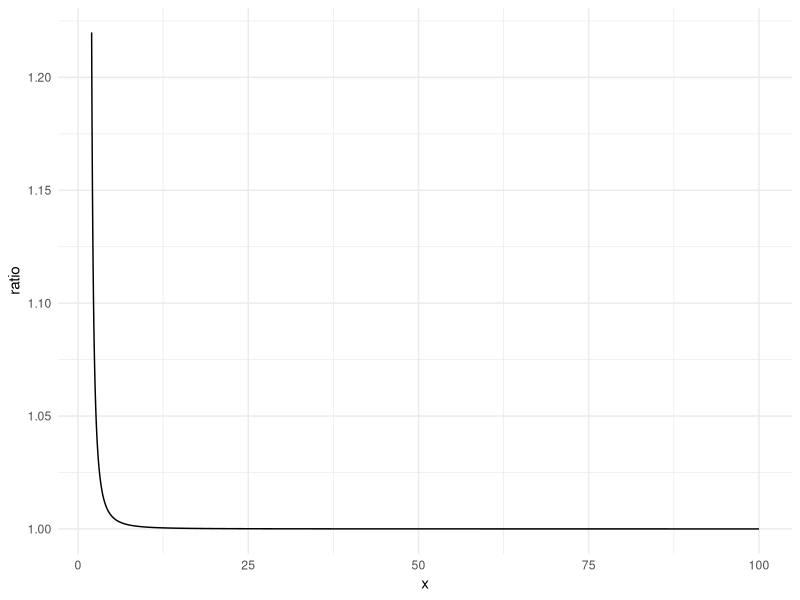
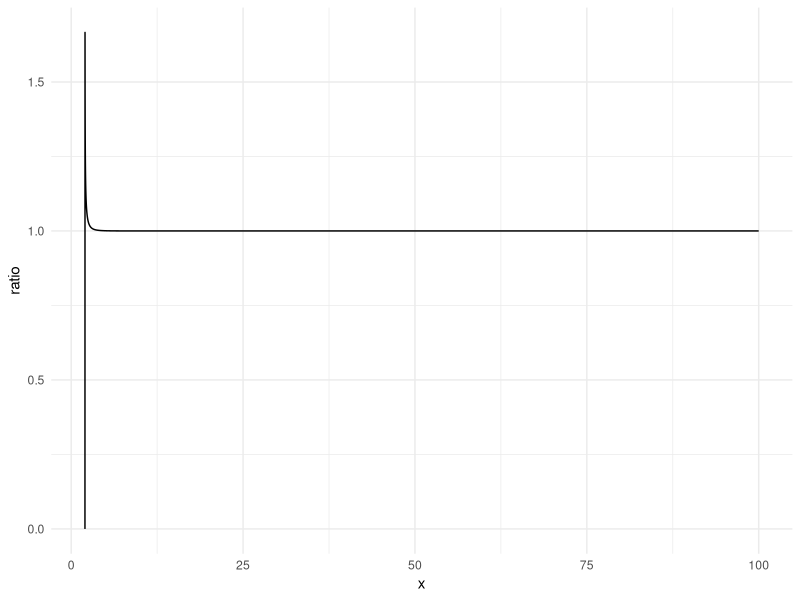

The R source for these figures, in order:
## ---- chunk 1
library(knitr)
knitr::opts_chunk$set(echo = TRUE)
knitr::opts_chunk$set(fig.width=5, fig.height=4, fig.align = "center")
knitr::opts_chunk$set(tidy.opts=list(width.cutoff=50),tidy=TRUE)
## ---- chunk 2
ex_1.2_an <- function(c, epsilon = 0.01, maxIter){
    for (n in 1:maxIter){
    value <- (1 + c/n)^n
    Conv <- abs(value - exp(c))/exp(c)
    if(Conv < epsilon) break
  }
  return(list(c = c, value = value, Convergence = Conv < epsilon, n = n))
}

resultsFunc <- function(f, c_seq){
                        results           <- matrix(NA, length(c_seq),4)
                        colnames(results) <- c("c", "value", "Convergence", "n")
                        
                        for (k in 1:length(c_seq)){
                          c_results <- f(c = c_seq[k], epsilon = 0.01, maxIter = 10000)
                          results[k, "c"]  <- c_results$c
                          results[k, "value"] <- round(c_results$value,5)
                          results[k, "Convergence"] <- as.character(c_results$Convergence)
                          results[k, "n"] <- c_results$n
                        }
                        
                        as.data.frame(results)
                        return(results)
}

c_seq <- c(-10, -1, 0.2, 1, 5)
an_results <- resultsFunc(ex_1.2_an, c_seq)
kable(an_results)
## ---- chunk 3
ex_1.2_bn <- function(c, epsilon = 0.01, maxIter){
  for (n in 1:maxIter){
    i  <- seq(0,n-1,1)
    value <- sum(c^i/factorial(i))
    Conv <- abs(value - exp(c))/exp(c)
    if(Conv < epsilon) break
  }
  return(list(c = c, value = value, Convergence = Conv < epsilon, n = n))
}

bn_results <- resultsFunc(ex_1.2_bn, c_seq)
kable(bn_results)
## ---- chunk 4
x     <- seq(from = 2, to = 100, by = 0.01)
ratio <- 2*digamma(x)/log(x*(x-1))
data_1.14b <- as.data.frame(cbind(x,ratio))
library(ggplot2)
ggplot(data = data_1.14b, aes(x = x, y = ratio)) +
  geom_line() + 
  theme_minimal()
## ---- chunk 5
x     <- seq(from = 2, to = 100, by = 0.01)
ratio <- 12*trigamma(x)/log((x/(x-1))^{15}*((x-2)/(x+1)))
data_1.15b <- as.data.frame(cbind(x,ratio))
library(ggplot2)
ggplot(data = data_1.15b, aes(x = x, y = ratio)) +
  geom_line() + 
  theme_minimal()
